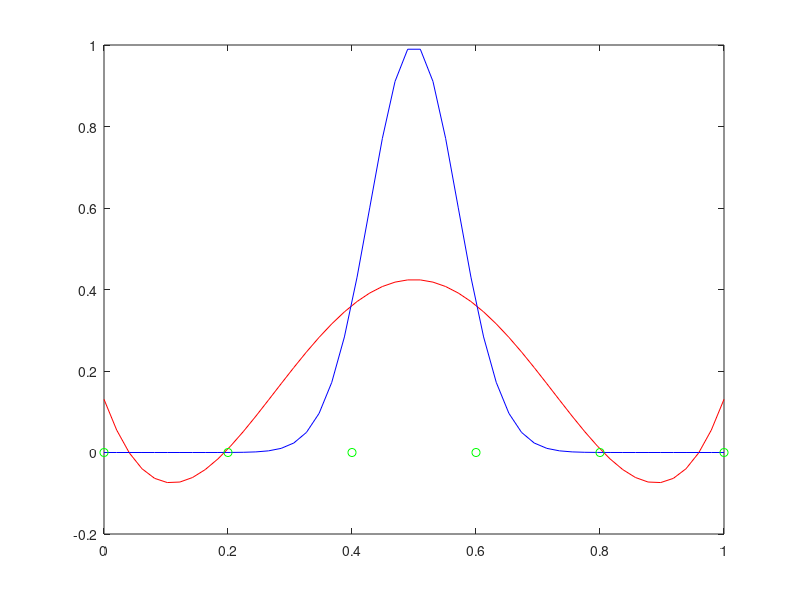

Source code (MATLAB):
%This script is intended to show the difference between several methods of
%approximating a given function by a polynomial.

%--------------------------------------
%   Setting global parameters:
%--------------------------------------

%Number of nodes:
N = 5;
%Nodes:
X = linspace(0,1,N+1);

%steepness of f:
s = 0.01;
f = @(x) exp(-(x-0.5).^2/s);

fvec=f(X);

%-------------------------
% Approximation by minimizing L_2-norm.
%       Monomial basis.
%-------------------------

%Creating matrix:
M = zeros(N+1);
for i=0:N
    for j=0:N
        M(i+1,j+1) = 1/(1+i+j);
    end
end

%Creating vector:
b = zeros(N+1,1);
for i=0:N
    b(i+1) = trapz(X, fvec.*X.^i);
end

coeffs = M\b;
    p = @(x) ones(length(x),1);
for i=1:N
    p = @(x) [p(x) x.^i];
end

x=linspace(0,1,50);
plot(x,p(x')*coeffs,'r')
hold on
plot(x,f(x),'b')
plot(X,zeros(N+1,1),'go')